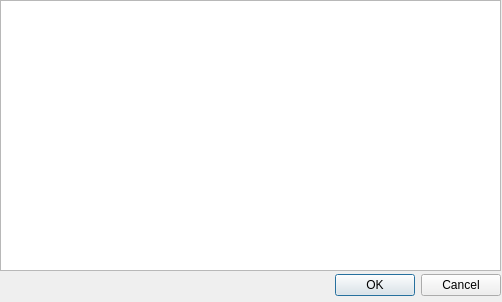
<?xml version="1.0" encoding="UTF-8"?>
<ui version="4.0">
 <class>uiNotes</class>
 <widget class="QDialog" name="uiNotes">
  <property name="geometry">
   <rect>
    <x>0</x>
    <y>0</y>
    <width>502</width>
    <height>302</height>
   </rect>
  </property>
  <property name="minimumSize">
   <size>
    <width>200</width>
    <height>200</height>
   </size>
  </property>
  <property name="windowTitle">
   <string>Notes</string>
  </property>
  <property name="windowIcon">
   <iconset resource="../scc.qrc">
    <normaloff>:/images/logo16x16.png</normaloff>:/images/logo16x16.png</iconset>
  </property>
  <widget class="QPlainTextEdit" name="plainTextEdit">
   <property name="geometry">
    <rect>
     <x>0</x>
     <y>0</y>
     <width>501</width>
     <height>271</height>
    </rect>
   </property>
  </widget>
  <widget class="QDialogButtonBox" name="buttonBox">
   <property name="geometry">
    <rect>
     <x>0</x>
     <y>270</y>
     <width>501</width>
     <height>31</height>
    </rect>
   </property>
   <property name="orientation">
    <enum>Qt::Horizontal</enum>
   </property>
   <property name="standardButtons">
    <set>QDialogButtonBox::Cancel|QDialogButtonBox::Ok</set>
   </property>
  </widget>
 </widget>
 <resources>
  <include location="../scc.qrc"/>
 </resources>
 <connections/>
</ui>
